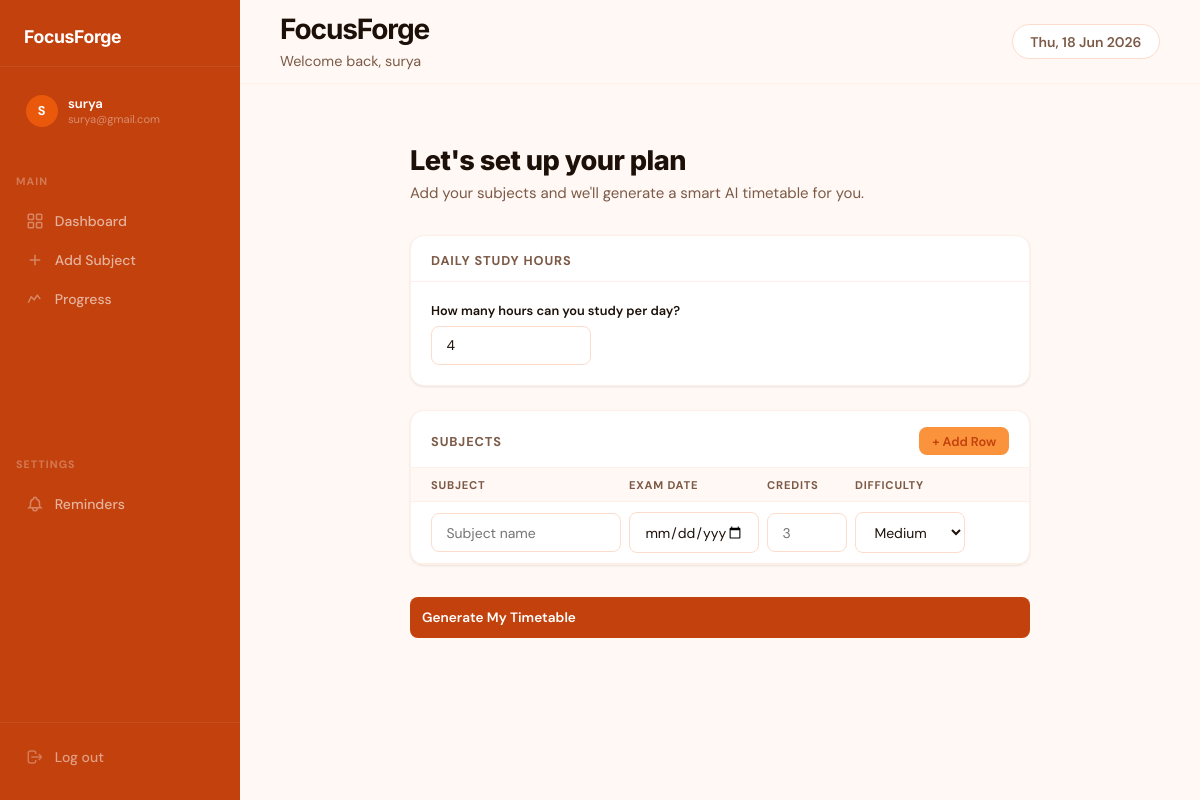
The app's page /onboarding (signed in) with its own data.
### models.py (models this page shows)
class User(UserMixin, db.Model):
    id = db.Column(db.Integer, primary_key=True)
    username = db.Column(db.String(150), unique=True, nullable=False)
    email = db.Column(db.String(150), unique=True, nullable=False)
    password = db.Column(db.String(150), nullable=False)
    daily_study_hours = db.Column(db.Float, default=0.0)
    subjects = db.relationship('Subject', backref='user', lazy=True)
    study_sessions = db.relationship('StudySession', backref='user', lazy=True)

### app.py (the view, shortened to what this page needs)
@app.route('/onboarding', methods=['GET', 'POST'])
@login_required
def onboarding():
    return render_template('onboarding.html')

### app.py (called while the page is built)
@login_manager.user_loader
def load_user(user_id):
    return db.session.get(User, int(user_id))

### templates/onboarding.html (shortened to what this page needs)
{% extends "base.html" %}
{% block content %}
<div style="min-height:80vh; display:flex; align-items:flex-start; justify-content:center; padding-top:2rem;">
  <div style="width:100%; max-width:620px;">
    <div style="margin-bottom:2rem;">
      <h1 style="font-family:'Inter',sans-serif;font-weight:800;font-size:1.7rem;letter-spacing:-0.02em;">Let's set up your plan </h1>
      <p style="color:var(--text-muted);margin-top:0.4rem;">Add your subjects and we'll generate a smart AI timetable for you.</p>
    </div>
    <form method="POST" action="{{ url_for('onboarding') }}">
      <div class="card mb-3">
        <div class="card-header">Daily Study Hours</div>
        <div class="card-body">
          <label class="form-label">How many hours can you study per day?</label>
          <input type="number" name="daily_hours" class="form-control" style="max-width:160px;" min="0.5" max="16" step="0.5" value="4" required>
        </div>
      </div>
      <div class="card mb-4">
        <div class="card-header">
          Subjects
          <button type="button" onclick="addRow()" class="btn btn-sm btn-accent">+ Add Row</button>
        </div>
        <div style="padding:0;">
          <div style="display:grid;grid-template-columns:1fr 130px 80px 110px 36px;gap:0.5rem;padding:0.6rem 1.25rem;background:var(--cream);border-bottom:1.5px solid var(--border-light);font-size:0.7rem;font-weight:700;text-transform:uppercase;letter-spacing:.07em;color:var(--text-muted);">
            <span>Subject</span><span>Exam Date</span><span>Credits</span><span>Difficulty</span><span></span>
          </div>
          <div id="subject-rows">
            <div class="subj-row" style="display:grid;grid-template-columns:1fr 130px 80px 110px 36px;gap:0.5rem;padding:0.6rem 1.25rem;border-bottom:1px solid var(--border-light);align-items:center;">
              <input type="text" name="subject_name[]" class="form-control" placeholder="Subject name" required>
              <input type="date" name="exam_date[]" class="form-control" required>
              <input type="number" name="credit_hours[]" class="form-control" step="0.5" min="0.5" placeholder="3" required>
              <select name="difficulty[]" class="form-select">
                <option value="Medium" selected>Medium</option>
              </select>
            </div>
          </div>
        </div>
      </div>
      <button type="submit" class="btn btn-primary" style="width:100%; padding:0.75rem;">Generate My Timetable </button>
    </form>
  </div>
</div>
{% endblock %}

### templates/base.html (shortened to what this page needs)
<!DOCTYPE html>
<html lang="en">
<head>
</head>
<body>
{% if current_user.is_authenticated %}
<aside class="sidebar">
  <div class="sidebar-logo">
    <a href="{{ url_for('dashboard') }}">
      <span class="logo-text">FocusForge</span>
    </a>
  </div>
  <div style="padding: 0.5rem 0.75rem; margin-top: 0.5rem;">
    <div class="user-chip">
      <div class="user-avatar">{{ current_user.username[0].upper() }}</div>
      <div class="user-info">
        <div class="user-name">{{ current_user.username }}</div>
        <div class="user-email">{{ current_user.email }}</div>
      </div>
    </div>
  </div>
  <div class="sidebar-section">Main</div>
  <nav class="sidebar-nav">
    <a href="{{ url_for('dashboard') }}" class="{{ 'active' if request.endpoint == 'dashboard' }}">
      <svg class="nav-icon" fill="none" stroke="currentColor" stroke-width="2" viewBox="0 0 24 24"><rect x="3" y="3" width="7" height="7" rx="1"/><rect x="14" y="3" width="7" height="7" rx="1"/><rect x="3" y="14" width="7" height="7" rx="1"/><rect x="14" y="14" width="7" height="7" rx="1"/></svg>
      Dashboard
    </a>
    <a href="{{ url_for('add_subject') }}" class="{{ 'active' if request.endpoint == 'add_subject' }}">
      <svg class="nav-icon" fill="none" stroke="currentColor" stroke-width="2" viewBox="0 0 24 24"><path d="M12 5v14M5 12h14"/></svg>
      Add Subject
    </a>
    <a href="{{ url_for('progress') }}" class="{{ 'active' if request.endpoint == 'progress' }}">
      <svg class="nav-icon" fill="none" stroke="currentColor" stroke-width="2" viewBox="0 0 24 24"><path d="M3 17l4-8 4 4 4-6 4 5"/></svg>
      Progress
    </a>
  </nav>
  <div class="sidebar-section">Settings</div>
  <nav class="sidebar-nav">
    <a href="{{ url_for('reminder_settings') }}" class="{{ 'active' if request.endpoint == 'reminder_settings' }}">
      <svg class="nav-icon" fill="none" stroke="currentColor" stroke-width="2" viewBox="0 0 24 24"><path d="M15 17h5l-1.405-1.405A2.032 2.032 0 0118 14.158V11a6.002 6.002 0 00-4-5.659V5a2 2 0 10-4 0v.341C7.67 6.165 6 8.388 6 11v3.159c0 .538-.214 1.055-.595 1.436L4 17h5m6 0v1a3 3 0 11-6 0v-1m6 0H9"/></svg>
      Reminders
    </a>
  </nav>
  <div class="sidebar-bottom">
    <a href="{{ url_for('logout') }}">
      <svg class="nav-icon" fill="none" stroke="currentColor" stroke-width="2" viewBox="0 0 24 24"><path d="M17 16l4-4m0 0l-4-4m4 4H7m6 4v1a3 3 0 01-3 3H6a3 3 0 01-3-3V7a3 3 0 013-3h4a3 3 0 013 3v1"/></svg>
      Log out
    </a>
  </div>
</aside>
{% endif %}
<div class="main-wrap" {% if not current_user.is_authenticated %}style="margin-left:0"{% endif %}>
  {% if current_user.is_authenticated %}
  <header class="topbar">
    <div class="topbar-left">
      <h1>{% block page_title %}FocusForge{% endblock %}</h1>
      {% block page_subtitle %}<p>Welcome back, {{ current_user.username }}</p>{% endblock %}
    </div>
    <div class="topbar-right">
      <span class="topbar-pill" id="topbar-date"></span>
    </div>
  </header>
  {% endif %}
  <main class="page-content">
    {% block content %}{% endblock %}
  </main>
</div>
</body>
</html>

### records on screen
User: username "S", username "surya", email "surya@gmail.com"
